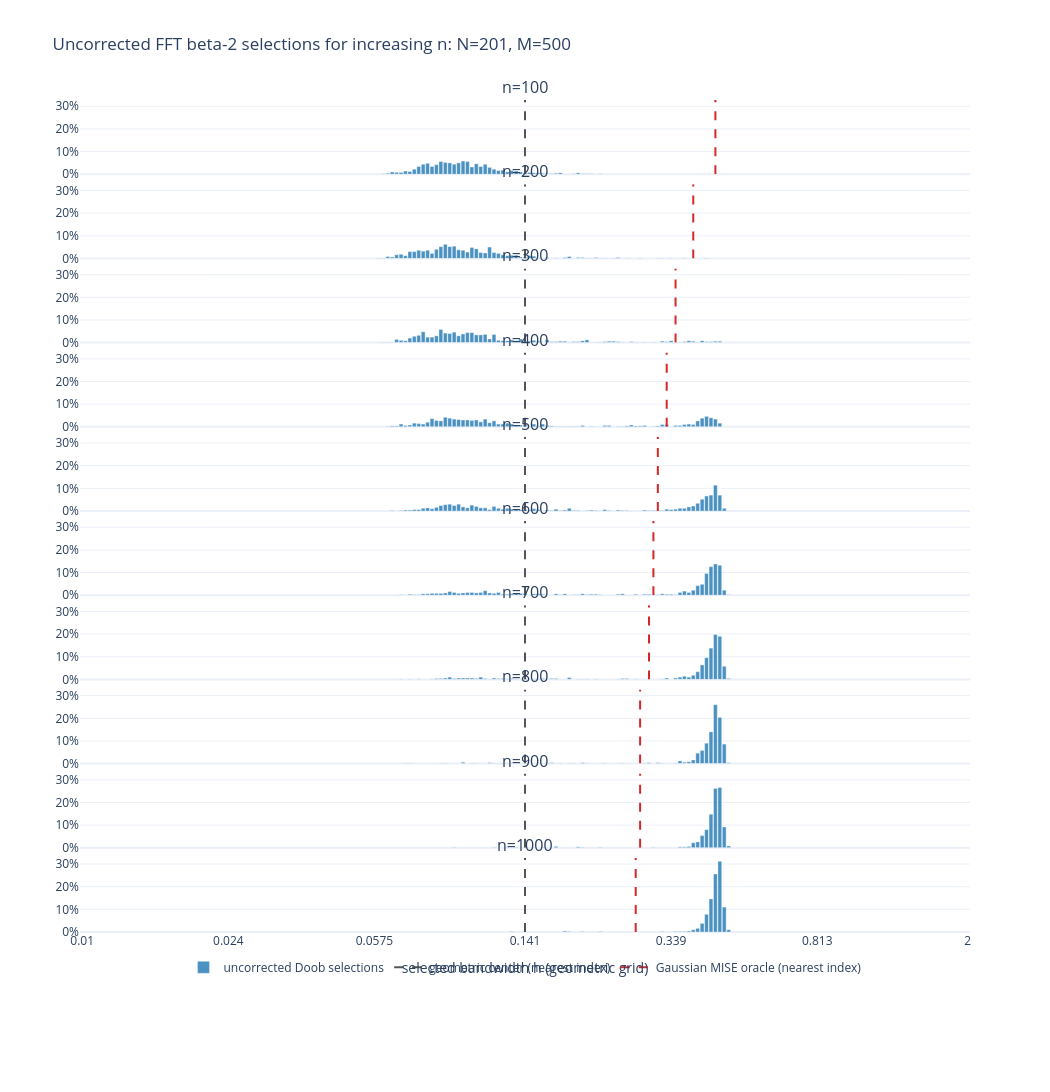
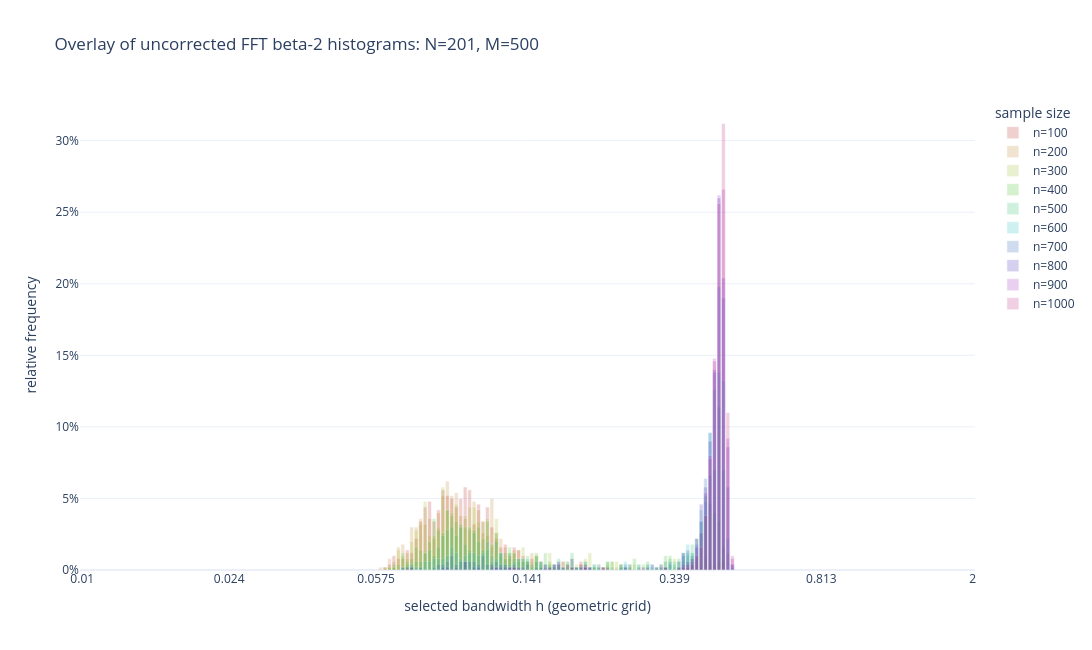

Write notebook code for charts like these, in order.
### Code cell
beta2_n_rows = len(beta2_n_sweep_values)
beta2_n_ticks = np.unique(
    np.linspace(0, beta2_n_sweep_N - 1, 7, dtype=int)
)
beta2_n_tick_labels = [
    f"{beta2_n_sweep_h_grid[index]:.3g}" for index in beta2_n_ticks
]
beta2_n_max_frequency = max(
    float(result["relative_frequencies"].max())
    for result in beta2_n_sweep_results.values()
)
beta2_n_line_height = 1.05 * beta2_n_max_frequency

beta2_n_stacked = make_subplots(
    rows=beta2_n_rows,
    cols=1,
    shared_xaxes=True,
    subplot_titles=[f"n={value}" for value in beta2_n_sweep_values],
    vertical_spacing=0.012,
)
beta2_n_overlay = go.Figure()

for row, current_n in enumerate(beta2_n_sweep_values, start=1):
    result = beta2_n_sweep_results[int(current_n)]
    nonzero_indices = np.flatnonzero(result["counts"])
    relative_frequencies = result["relative_frequencies"][nonzero_indices]

    beta2_n_stacked.add_trace(
        go.Bar(
            x=nonzero_indices,
            y=relative_frequencies,
            customdata=beta2_n_sweep_h_grid[nonzero_indices],
            width=0.85,
            marker=dict(
                color="#1f77b4",
                line=dict(color="white", width=0.35),
            ),
            opacity=0.8,
            name="uncorrected Doob selections",
            legendgroup="beta2-uncorrected",
            hovertemplate=(
                f"uncorrected, n={current_n}"
                "<br>h=%{customdata:.6g}"
                "<br>relative frequency=%{y:.1%}<extra></extra>"
            ),
            showlegend=(row == 1),
        ),
        row=row,
        col=1,
    )

    for x_index, name, color, legend_group in (
        (
            beta2_n_sweep_center_index,
            "geometric center (nearest index)",
            "#555555",
            "beta2-center",
        ),
        (
            result["oracle_index"],
            "Gaussian MISE oracle (nearest index)",
            "#d62728",
            "beta2-oracle",
        ),
    ):
        beta2_n_stacked.add_trace(
            go.Scatter(
                x=[x_index, x_index],
                y=[0.0, beta2_n_line_height],
                mode="lines",
                line=dict(color=color, width=2, dash="dash"),
                name=name,
                legendgroup=legend_group,
                showlegend=(row == 1),
            ),
            row=row,
            col=1,
        )
    beta2_n_stacked.update_yaxes(
        range=[0.0, beta2_n_line_height],
        tickformat=".0%",
        nticks=4,
        row=row,
        col=1,
    )

    color = f"hsl({360.0 * (row - 1) / beta2_n_rows:.1f},65%,45%)"
    beta2_n_overlay.add_trace(
        go.Bar(
            x=nonzero_indices,
            y=relative_frequencies,
            customdata=beta2_n_sweep_h_grid[nonzero_indices],
            width=0.85,
            marker_color=color,
            opacity=0.22,
            name=f"n={current_n}",
            hovertemplate=(
                f"uncorrected, n={current_n}"
                "<br>h=%{customdata:.6g}"
                "<br>relative frequency=%{y:.1%}<extra></extra>"
            ),
        )
    )

beta2_n_stacked.update_xaxes(
    range=[-0.5, beta2_n_sweep_N - 0.5],
    tickmode="array",
    tickvals=beta2_n_ticks,
    ticktext=beta2_n_tick_labels,
)
beta2_n_stacked.update_xaxes(
    title_text="selected bandwidth h (geometric grid)",
    row=beta2_n_rows,
    col=1,
)
beta2_n_stacked.update_layout(
    title=(
        f"Uncorrected FFT beta-2 selections for increasing n: "
        f"N={beta2_n_sweep_N}, M={beta2_n_sweep_M}"
    ),
    width=1050,
    height=230 * beta2_n_rows + 170,
    template="plotly_white",
    legend=dict(orientation="h", x=0.5, xanchor="center", y=-0.025),
    margin=dict(t=100, b=160),
)
beta2_n_stacked.show()

beta2_n_overlay.update_xaxes(
    title_text="selected bandwidth h (geometric grid)",
    range=[-0.5, beta2_n_sweep_N - 0.5],
    tickmode="array",
    tickvals=beta2_n_ticks,
    ticktext=beta2_n_tick_labels,
)
beta2_n_overlay.update_yaxes(
    title_text="relative frequency",
    tickformat=".0%",
)
beta2_n_overlay.update_layout(
    title=(
        f"Overlay of uncorrected FFT beta-2 histograms: "
        f"N={beta2_n_sweep_N}, M={beta2_n_sweep_M}"
    ),
    width=1100,
    height=650,
    template="plotly_white",
    barmode="overlay",
    legend=dict(title="sample size"),
)
beta2_n_overlay.show()
